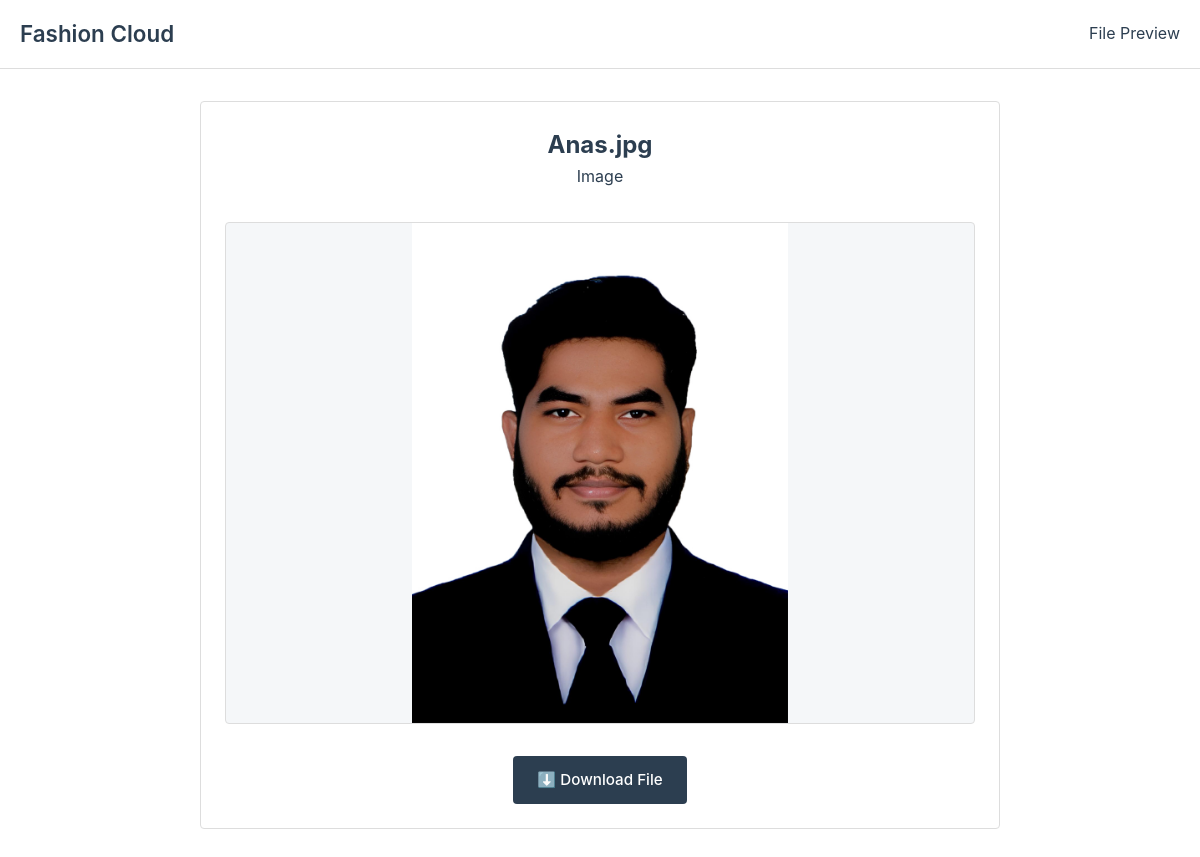
Page /share.php?token=f1de9127b2adafe28c0877497286201c on the committed database.
### tables this page shows
CREATE TABLE `files` (
  `id` int(11) NOT NULL,
  `filename` varchar(255) NOT NULL,
  `filepath` varchar(500) NOT NULL,
  `description` text DEFAULT NULL,
  `uploaded_by` varchar(100) NOT NULL,
  `uploaded_at` timestamp NOT NULL DEFAULT current_timestamp(),
  `share_token` varchar(64) DEFAULT NULL
);

### share.php (the view, shortened to what this page needs)
<?php
require 'config.php';
$token = $conn->real_escape_string($_GET['token']);
$result = $conn->query("SELECT * FROM files WHERE share_token='$token'");
$file = $result->fetch_assoc();
$filePath = __DIR__ . "/" . $file['filepath'];
?>
<!DOCTYPE html>
<html lang="en">
<head>
    <link rel="stylesheet" href="style.css">
</head>
<body>
    <header class="header">
        <div class="container">
            <nav class="nav">
                <p  class="brand">Fashion Cloud</p>
                <div class="nav-links">
                    <span>File Preview</span>
                </div>
            </nav>
        </div>
    </header>
    <main class="container">
        <div class="preview-container card fade-in">
            <h2 class="text-center"><?php echo htmlspecialchars($file['filename']); ?></h2>
            <?php if (!empty($file['description'])): ?>
                <p class="text-center"><?php echo htmlspecialchars($file['description']); ?></p>
            <?php endif; ?>
            <div class="preview-content">
                <?php
                $ext = strtolower(pathinfo($file['filename'], PATHINFO_EXTENSION));
                if (in_array($ext, ['jpg', 'jpeg', 'png', 'gif', 'webp'])) {
                    echo "<img src='" . htmlspecialchars($file['filepath']) . "' alt='Preview' style='max-width:100%; max-height:500px;'><br><br>";
                } elseif ($ext === 'pdf') {
                    echo "<embed src='" . htmlspecialchars($file['filepath']) . "' type='application/pdf' width='100%' height='600'><br><br>";
                } elseif (in_array($ext, ['mp4', 'webm'])) {
                    echo "<video controls width='100%' style='max-width:600px;'><source src='" . htmlspecialchars($file['filepath']) . "' type='video/$ext'></video><br><br>";
                } elseif (in_array($ext, ['txt', 'log', 'csv', 'md'])) {
                    echo "<pre style='border:1px solid var(--light-gray); padding:1rem; max-width:100%; overflow:auto; margin:0 auto; text-align:left;'>";
                    echo htmlspecialchars(file_get_contents($filePath));
                    echo "</pre><br>";
                } else {
                    echo "<div style='padding: 3rem; text-align: center;'>";
                    echo "<div style='font-size: 4rem; margin-bottom: 1rem;'>📄</div>";
                    echo "<p>Preview not available for this file type.</p>";
                    echo "<p>Please download the file to view it.</p>";
                    echo "</div>";
                }
                ?>
            </div>
            <div class="text-center mt-3">
                <a href="share.php?token=<?php echo urlencode($token); ?>&download=1" class="btn">
                    ⬇️ Download File
                </a>
            </div>
        </div>
    </main>
</body>
</html>

### style.css (style rules this page uses)
* { margin: 0; padding: 0; box-sizing: border-box; }
:root { --primary: #2c3e50; --primary-light: #34495e; --accent: #3498db; --light: #ecf0f1; --dark: #2c3e50; --gray: #95a5a6; --light-gray: #f5f7f9; --border: #ddd; --success: #27ae60; --error: #e74c3c; --warning: #f39c12; --border-radius: 4px; --shadow: 0 2px 10px rgba(0, 0, 0, 0.05); --transition: all 0.2s ease; }
body { font-family: -apple-system, BlinkMacSystemFont, 'Segoe UI', Roboto, Oxygen, sans-serif; background-color: white; color: var(--dark); line-height: 1.6; padding: 0; margin: 0; }
.container { max-width: 1200px; margin: 0 auto; padding: 0 20px; }
.header { background: white; border-bottom: 1px solid var(--border); padding: 1rem 0; }
.nav { display: flex; justify-content: space-between; align-items: center; }
.brand { font-size: 1.4rem; font-weight: 600; color: var(--primary); text-decoration: none; }
.nav-links { display: flex; gap: 1.5rem; align-items: center; }
.card { background: white; border-radius: var(--border-radius); border: 1px solid var(--border); padding: 1.5rem; margin-bottom: 1.5rem; }
.btn { display: inline-block; padding: 0.75rem 1.5rem; background-color: var(--primary); color: white; border: none; border-radius: var(--border-radius); font-size: 0.95rem; font-weight: 500; cursor: pointer; transition: var(--transition); text-decoration: none; text-align: center; }
.preview-container { max-width: 800px; margin: 2rem auto; text-align: center; }
.preview-content { margin: 2rem 0; min-height: 400px; display: flex; justify-content: center; align-items: center; background-color: var(--light-gray); border-radius: var(--border-radius); border: 1px solid var(--border); }
.text-center { text-align: center; }
.mt-3 { margin-top: 1.5rem; }

### rows in the picture
files: filename "Anas.jpg", description "Image", filepath (picture)
